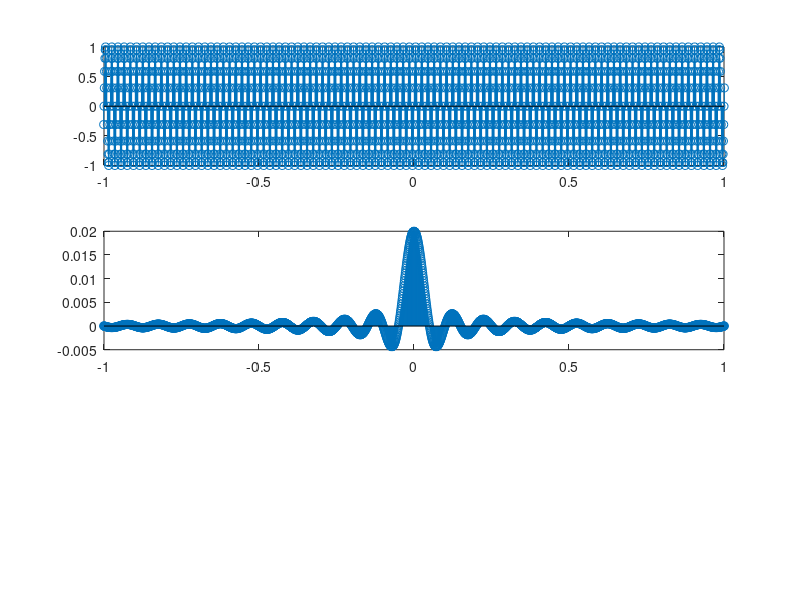

Recreate this plot in MATLAB.
Fs = 1000;
Ts = 1/Fs;
t = -10:Ts:10;

l = length(t);

y = sin(2*pi*50*t);

x = sin(2*pi*10*t) ./ (pi*(t/Ts));

figure;
subplot(3, 1, 1);
stem(t, y);
xlim([-1, 1]);

subplot(3, 1, 2);
stem(t, x);
xlim([-1, 1]);
